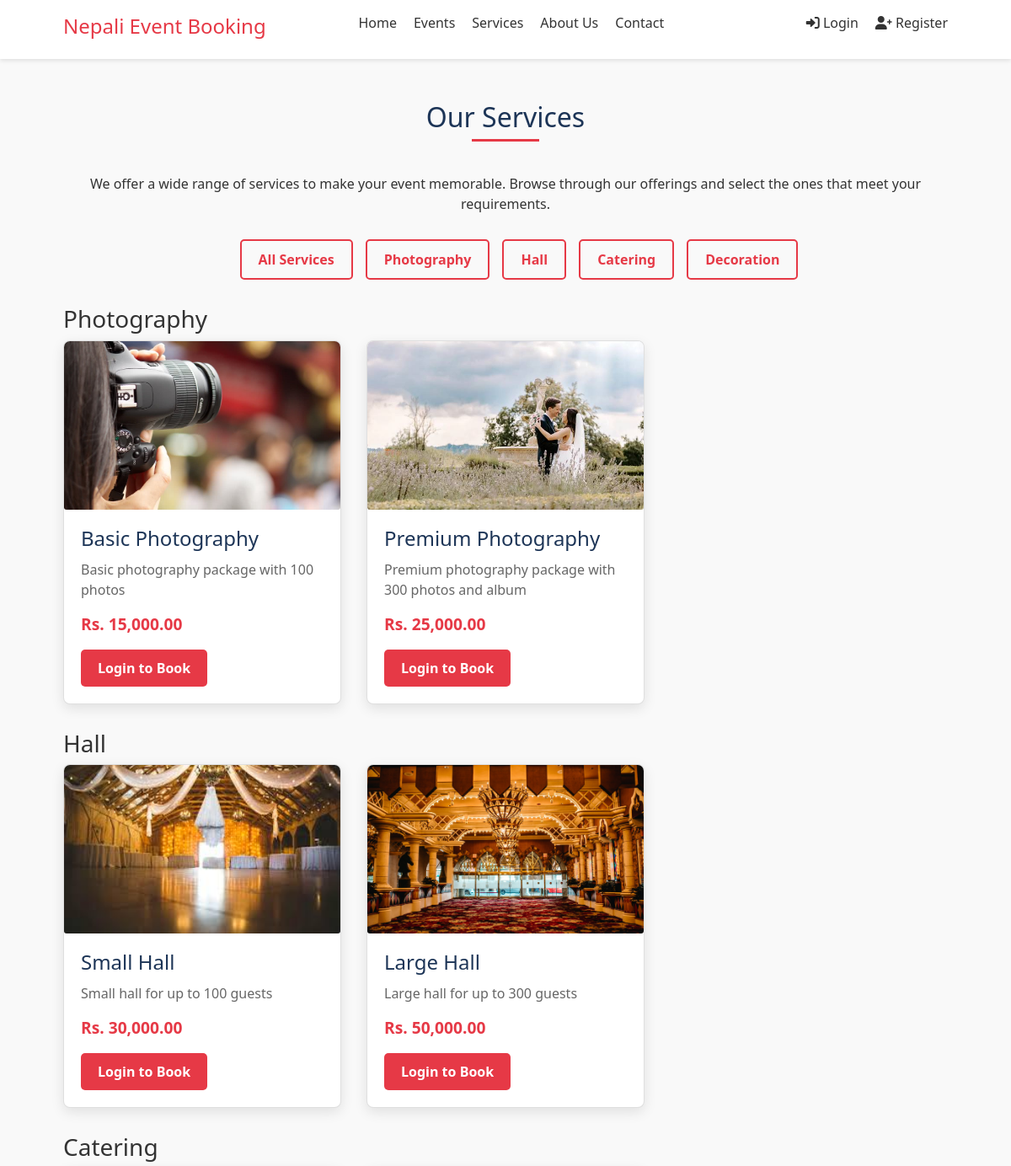
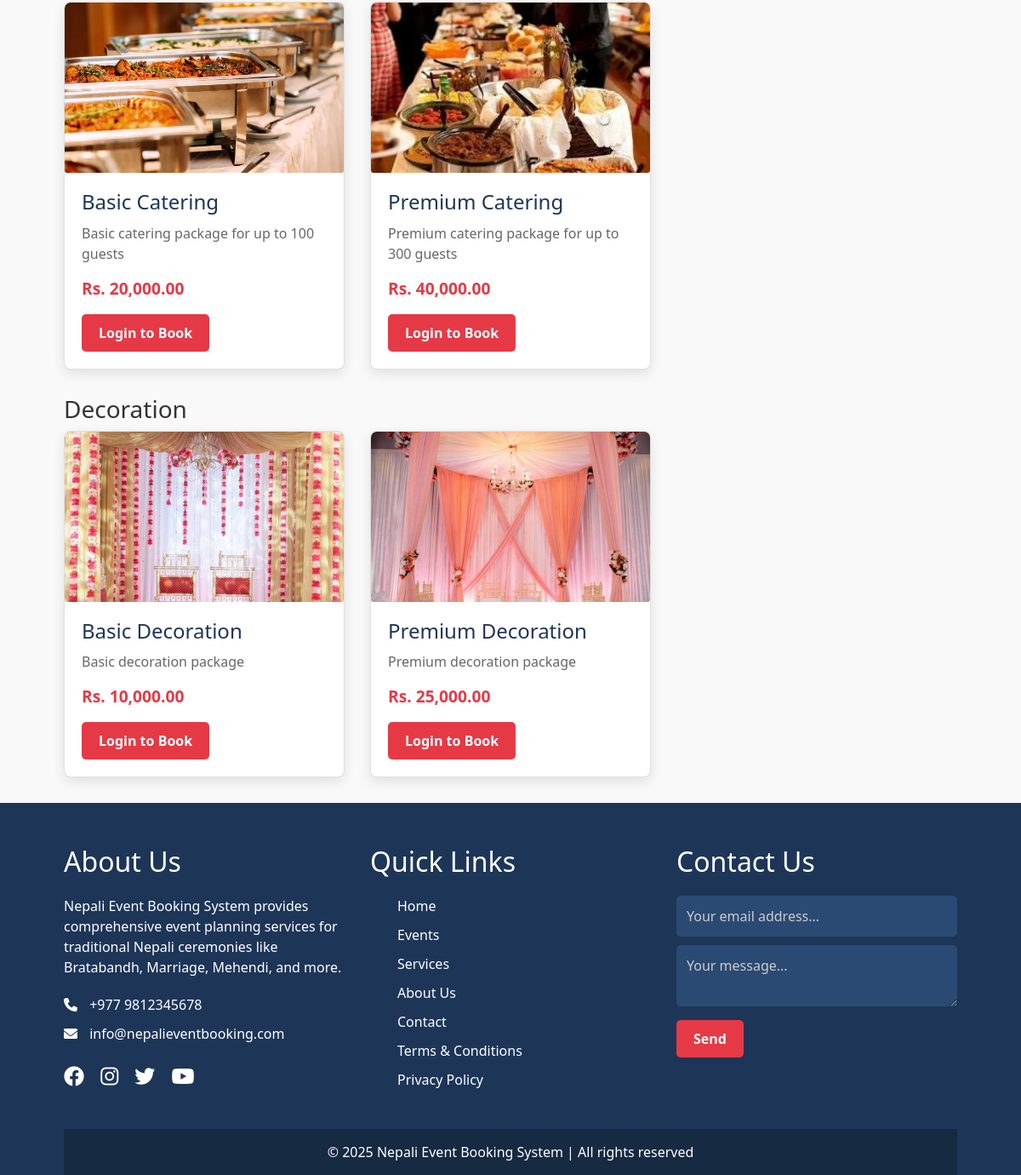
/services.php, run on the app's committed database (2 pictures, top to bottom).
### tables this page shows
CREATE TABLE IF NOT EXISTS service_categories (
    id INT AUTO_INCREMENT PRIMARY KEY,
    name VARCHAR(100) NOT NULL,
    description TEXT,
    created_at TIMESTAMP DEFAULT CURRENT_TIMESTAMP
);

CREATE TABLE IF NOT EXISTS services (
    id INT AUTO_INCREMENT PRIMARY KEY,
    category_id INT,
    name VARCHAR(100) NOT NULL,
    description TEXT,
    price DECIMAL(10, 2) NOT NULL,
    image VARCHAR(255),
    created_at TIMESTAMP DEFAULT CURRENT_TIMESTAMP,
    FOREIGN KEY (category_id) REFERENCES service_categories(id) ON DELETE CASCADE
);

### includes/functions.php (called while the page is built, shortened)
<?php
function isLoggedIn() {
    return isset($_SESSION['user_id']) && !empty($_SESSION['user_id']);
}
function formatPrice($price) {
    return 'Rs. ' . number_format($price, 2);
}
function getServiceCategories($conn) {
    $sql = "SELECT * FROM service_categories";
    $result = $conn->query($sql);
    $categories = [];
    if ($result->num_rows > 0) {
        while($row = $result->fetch_assoc()) {
            $categories[] = $row;
        }
    }
    return $categories;
}
function getServicesByCategory($conn, $categoryId) {
    $sql = "SELECT * FROM services WHERE category_id = ?";
    $stmt = $conn->prepare($sql);
    $stmt->bind_param("i", $categoryId);
    $stmt->execute();
    $result = $stmt->get_result();
    $services = [];
    if ($result->num_rows > 0) {
        while($row = $result->fetch_assoc()) {
            $services[] = $row;
        }
    }
    return $services;
}
?>

### services.php (the view, shortened to what this page needs)
<?php
require_once 'includes/header.php';
$serviceCategories = getServiceCategories($conn);
?>
<div class="section-heading">
    <h2>Our Services</h2>
</div>
<div class="services-description" style="text-align: center; margin-bottom: 30px;">
    <p>We offer a wide range of services to make your event memorable. Browse through our offerings and select the ones that meet your requirements.</p>
</div>
<div class="service-categories" style="margin-bottom: 30px;">
    <ul class="category-filters" style="display: flex; gap: 15px; justify-content: center; margin-bottom: 20px;">
        <li><a href="#" class="category-filter btn btn-outline active" data-category="all">All Services</a></li>
        <?php foreach ($serviceCategories as $category): ?>
        <li><a href="#" class="category-filter btn btn-outline" data-category="<?php echo $category['id']; ?>"><?php echo $category['name']; ?></a></li>
        <?php endforeach; ?>
    </ul>
</div>
<?php foreach ($serviceCategories as $category): ?>
    <?php
    $services = getServicesByCategory($conn, $category['id']);
    ?>
    <div class="service-category-section" style="margin-bottom: 30px;">
        <h3><?php echo $category['name']; ?></h3>
        <div class="card-container">
            <?php foreach ($services as $service): ?>
            <div class="card service-item" data-category="<?php echo $service['category_id']; ?>">
                <div class="card-img">
                    <img src="assets/images/services/<?php echo $service['image']; ?>" alt="<?php echo $service['name']; ?>">
                </div>
                <div class="card-content">
                    <h3><?php echo $service['name']; ?></h3>
                    <p><?php echo $service['description']; ?></p>
                    <span class="price"><?php echo formatPrice($service['price']); ?></span>
                    <?php if (isLoggedIn()): ?>
                        <?php if (isServiceInCart($conn, $_SESSION['user_id'], $service['id'])): ?>
                            <a href="#" class="btn btn-secondary" disabled>Already in Cart</a>
                        <?php else: ?>
                            <a href="buy_now.php?service_id=<?php echo $service['id']; ?>" class="btn btn-success">Book Now</a>
                        <?php endif; ?>
                    <?php else: ?>
                        <a href="login.php" class="btn btn-primary">Login to Book</a>
                    <?php endif; ?>
                </div>
            </div>
            <?php endforeach; ?>
        </div>
    </div>
<?php endforeach; ?>
<?php
require_once 'includes/footer.php';
?>

### assets/css/style.css (style rules this page uses)
* { margin: 0; padding: 0; box-sizing: border-box; font-family: 'Segoe UI', Tahoma, Geneva, Verdana, sans-serif; }
body { font-size: 16px; line-height: 1.5; color: #333; background-color: #f9f9f9; }
a { text-decoration: none; color: #e63946; transition: all 0.3s ease; }
ul { list-style: none; }
.btn { display: inline-block; padding: 10px 20px; border-radius: 5px; cursor: pointer; transition: all 0.3s ease; font-weight: 600; text-align: center; border: none; }
.btn-primary { background-color: #e63946; color: #fff; }
.btn-outline { background-color: transparent; border: 2px solid #e63946; color: #e63946; }
.section-heading { text-align: center; margin-bottom: 30px; }
.section-heading h2 { font-size: 2rem; color: #1d3557; position: relative; display: inline-block; padding-bottom: 10px; }
.section-heading h2::after { content: ''; position: absolute; bottom: 0; left: 50%; transform: translateX(-50%); width: 80px; height: 3px; background-color: #e63946; }
.card-container { display: grid; grid-template-columns: repeat(auto-fill, minmax(300px, 1fr)); gap: 30px; margin-bottom: 30px; }
.card { background-color: #fff; border-radius: 8px; overflow: hidden; box-shadow: 0 5px 15px rgba(0, 0, 0, 0.1); transition: transform 0.3s ease; }
.card-img { height: 200px; overflow: hidden; }
.card-img img { width: 100%; height: 100%; object-fit: cover; transition: transform 0.3s ease; }
.card-content { padding: 20px; }
.card-content h3 { font-size: 1.5rem; margin-bottom: 10px; color: #1d3557; }
.card-content p { color: #666; margin-bottom: 15px; }
.card-content .price { font-size: 1.2rem; font-weight: 600; color: #e63946; margin-bottom: 15px; display: block; }

### data on the page
service_categories: name "Photography"
service_categories: name "Hall"
service_categories: name "Catering"
service_categories: name "Decoration"
services: image (picture), name "Basic Photography", description "Basic photography package with 100 photos", price "Rs. 15,000.00"
services: image (picture), name "Premium Photography", description "Premium photography package with 300 photos and album", price "Rs. 25,000.00"
services: image (picture), name "Small Hall", description "Small hall for up to 100 guests", price "Rs. 30,000.00"
services: image (picture), name "Large Hall", description "Large hall for up to 300 guests", price "Rs. 50,000.00"
services: image (picture), name "Basic Catering", description "Basic catering package for up to 100 guests", price "Rs. 20,000.00"
services: image (picture), name "Premium Catering", description "Premium catering package for up to 300 guests", price "Rs. 40,000.00"
services: image (picture), name "Basic Decoration", description "Basic decoration package", price "Rs. 10,000.00"
services: image (picture), name "Premium Decoration", description "Premium decoration package", price "Rs. 25,000.00"
